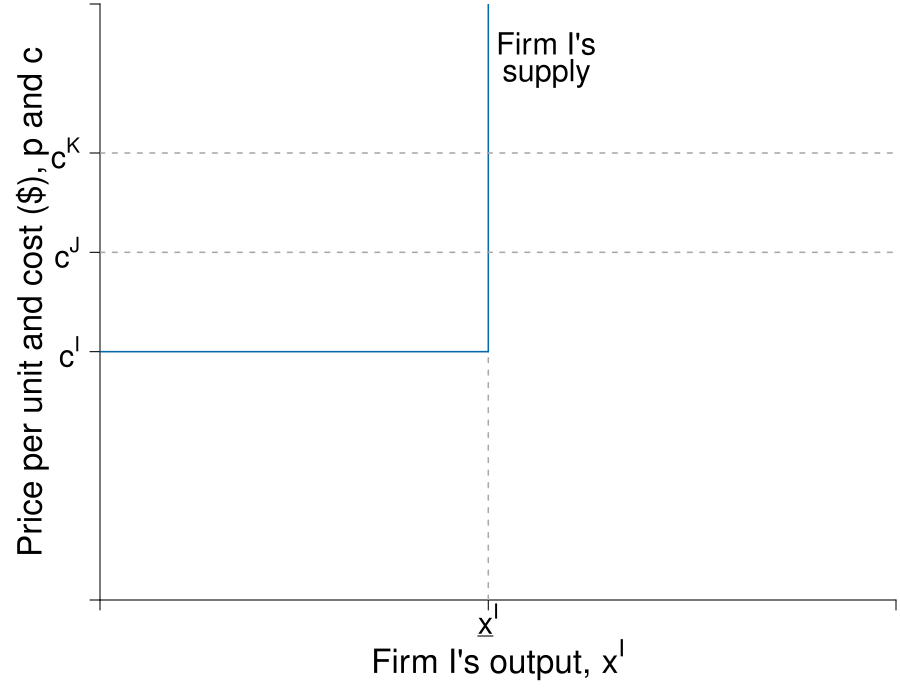

Write R code to recreate this figure.
require(shape)
pdf(file = "firmmarketsupply/supply_stepwise_firmi.pdf", width = 9, height = 7)

#Set parameters for graphics
axislabelsize <- 2
labelsize <- 1.8
graphlinewidth <- 2
segmentlinewidth <- 1.5

COL <- c("#7fc97f", "#beaed4", "#fdc086", "#ffff99", "#386cb0", "#f0027f", "#bf5b17", "#666666")
COLA <- c("#e0f3db", "#99d8c9","#66c2a4","#41ae76", "#238b45", "#005824")
COLB <- c("#c6dbef", "#4eb3d3", "#2b8cbe", "#0868ac","#084081")
COLC <- c("#fcfbfd", "#efedf5", "#dadaeb", "#bcbddc", "#9e9ac8", "#807dba", "#6a51a3", "#54278f", "#3f007d")

par(mar =  c(5, 5, 0.2, 0.2))

xlims <- c(0, 4.1)
ylims <- c(0, 3)

npts <- 501 

plot(0, 0, xlim = xlims, ylim = ylims, type = "n",
     xlab = expression(paste("")),
     ylab = expression(paste("")), 
     xaxt = "n", 
     yaxt = "n", 
     cex.lab = axislabelsize, 
     bty = "n",
     xaxs="i", 
     yaxs="i")

# ticksy <- seq(from = 0, to = ylims[2], by = 2)
# ylabels <- seq(from = 0, to = ylims[2], by = 2)
# ticksx <- seq(from = 0, to = xlims[2], by = 2)
# xlabels <- seq(from = 0, to = xlims[2], by = 2)
shares <- c(0, 2, 4, 8, 10, 13, 15)
costs <- c(1.25, 1.75, 2.25, 3, 3.25, 3.75, 4.25)
#smoothed line
#segments(shares[1], costs[1] - 0.1, shares[7], costs[6] + 0.25, lty = 1, col = COLB[4] , lwd = segmentlinewidth)

ticksy <- c(0, costs[1], costs[2], costs[3], ylims[2])
ylabels <- c(NA, expression(paste(c^I)), expression(paste(c^J)), expression(paste(c^K)), NA)
ticksx <- c(0, shares[2], xlims[2])
#xlabels <- c(NA, expression(paste(x[I])), expression(paste(x[J])), expression(paste(x[K])), expression(paste(x[L])), expression(paste(x[M])), expression(paste(x[N])), NA)
#xlabels <- c(NA, expression(paste(x[I])), expression(paste(x[I] + x[J])), expression(paste(x[I] + x[J]+ x[K])), expression(paste(x[I] + x[J]+ x[K] + x[L])), expression(paste(x[I] + x[J]+ x[K] + x[L]+ x[M])), expression(paste(x[I] + x[J]+ x[K] + x[L]+ x[M] + x[N])), NA)
xlabels <- c(NA, expression(paste(underline(x)^I)), NA)

axis(1, at = ticksx, pos = 0, labels = xlabels, cex.axis = labelsize)
axis(2, at = ticksy, pos = 0, labels = ylabels, las = 1, cex.axis = labelsize)





#Line for Supply
##Firm i
segments(shares[1], costs[1], shares[2], costs[1], lty = 1, col = COLB[4] , lwd = segmentlinewidth)
segments(shares[2], costs[1], shares[2], ylims[2], lty = 1, col = COLB[4] , lwd = segmentlinewidth)
#text((shares[1] + shares[2])/2, costs[1] - 0.2, expression("Firm I"), cex = labelsize)

##Firm 2
# segments(shares[2], costs[2], shares[3], costs[2], lty = 1, col = COLB[4] , lwd = segmentlinewidth)
# segments(shares[3], costs[2], shares[3], costs[3], lty = 1, col = COLB[4] , lwd = segmentlinewidth)
# text((shares[2] + shares[3])/2, costs[2] - 0.2, expression("Firm J"), cex = labelsize)

##Firm 3
# segments(shares[3], costs[3], shares[4], costs[3], lty = 1, col = COLB[4] , lwd = segmentlinewidth)
# segments(shares[4], costs[3], shares[4], costs[4], lty = 1, col = COLB[4] , lwd = segmentlinewidth)
# text((shares[3] + shares[4])/2, costs[3] - 0.2, expression("Firm K"), cex = labelsize)

##Firm 4
# segments(shares[4], costs[4], shares[5], costs[4], lty = 1, col = COLB[4] , lwd = segmentlinewidth)
# segments(shares[5], costs[4], shares[5], costs[5], lty = 1, col = COLB[4] , lwd = segmentlinewidth)
# text((shares[4] + shares[5])/2, costs[4] - 0.2, expression("Firm L"), cex = labelsize)

##Firm 5
# segments(shares[5], costs[5], shares[6], costs[5], lty = 1, col = COLB[4] , lwd = segmentlinewidth)
# segments(shares[6], costs[5], shares[6], costs[6], lty = 1, col = COLB[4] , lwd = segmentlinewidth)
# text((shares[5] + shares[6])/2, costs[5] - 0.2, expression("Firm M"), cex = labelsize)

##Firm 6
# segments(shares[6], costs[6], shares[7], costs[6], lty = 1, col = COLB[4] , lwd = segmentlinewidth)
# segments(shares[7], costs[6], shares[7], costs[7], lty = 1, col = COLB[4] , lwd = segmentlinewidth, xpd = TRUE)
# text((shares[6] + shares[7])/2, costs[6] - 0.2, expression("Firm N"), cex = labelsize)

# #Equilibrium price and quantity
# segments(0, 3, 3, 3, lty = 2, "gray" , lwd = segmentlinewidth)
# segments(3, 0, 3, 3, lty = 2, "gray" , lwd = segmentlinewidth)

#For market price
# segments(0, 2, 1, 2, lty = 2, "gray" , lwd = segmentlinewidth)

#Label axes
#mtext(expression(paste("Quantity of output, ", x)), side=1, line = 2.5, cex = axislabelsize)
text(0.5*xlims[2], -0.3, expression(paste("Firm I's output, ", x^I)), xpd = TRUE, cex = axislabelsize) 
text(-.35, 0.5*ylims[2], expression(paste("Price per unit and cost ($), ", p, " and ", c)), xpd = TRUE, cex = axislabelsize, srt = 90) 
# 
# points(50, 10, pch = 16, col = "black", cex = 1.5)
# text(52, 10.5, expression(M))
# text(4.4, 0.7, expression("Buyers'"), cex = labelsize)
# text(4.4, 0.45, expression("Market Demand"), cex = labelsize)
text(2.3, 2.8, expression("Firm I's"), cex = labelsize)
text(2.3, 2.65, expression("supply"), cex = labelsize)

# text(0.27, 2.6, expression("Equilibrium Price"), cex = labelsize)
# text(0.27, 2.4, expression("falls in this range"), cex = labelsize)
# Arrows(0.55, 2.1, 0.55, 2.9, col = "black", code =3, lty = 1, lwd = 2, arr.type = "triangle", arr.lwd = 0.5)


#Indicator lines
#Vertical lines
segments(shares[2], 0, shares[2], costs[1], lty = 2, col = "darkgrey", lwd = segmentlinewidth)
# segments(shares[3], 0, shares[3], costs[2], lty = 2, col = "darkgrey", lwd = segmentlinewidth)
# segments(shares[4], 0, shares[4], costs[3], lty = 2, col = "darkgrey", lwd = segmentlinewidth)
# segments(shares[5], 0, shares[5], costs[4], lty = 2, col = "darkgrey", lwd = segmentlinewidth)
# segments(shares[6], 0, shares[6], costs[5], lty = 2, col = "darkgrey", lwd = segmentlinewidth)
# segments(shares[7], 0, shares[7], costs[6], lty = 2, col = "darkgrey", lwd = segmentlinewidth)


#horizontal lines
segments(0, costs[2], xlims[2], costs[2], lty = 2, col = "darkgrey", lwd = segmentlinewidth)
segments(0, costs[3], xlims[2], costs[3], lty = 2, col = "darkgrey", lwd = segmentlinewidth)
# segments(0, costs[4], shares[4], costs[4], lty = 2, col = "darkgrey", lwd = segmentlinewidth)
# segments(0, costs[5], shares[5], costs[5], lty = 2, col = "darkgrey", lwd = segmentlinewidth)
# segments(0, costs[6], shares[6], costs[6], lty = 2, col = "darkgrey", lwd = segmentlinewidth)

dev.off()
